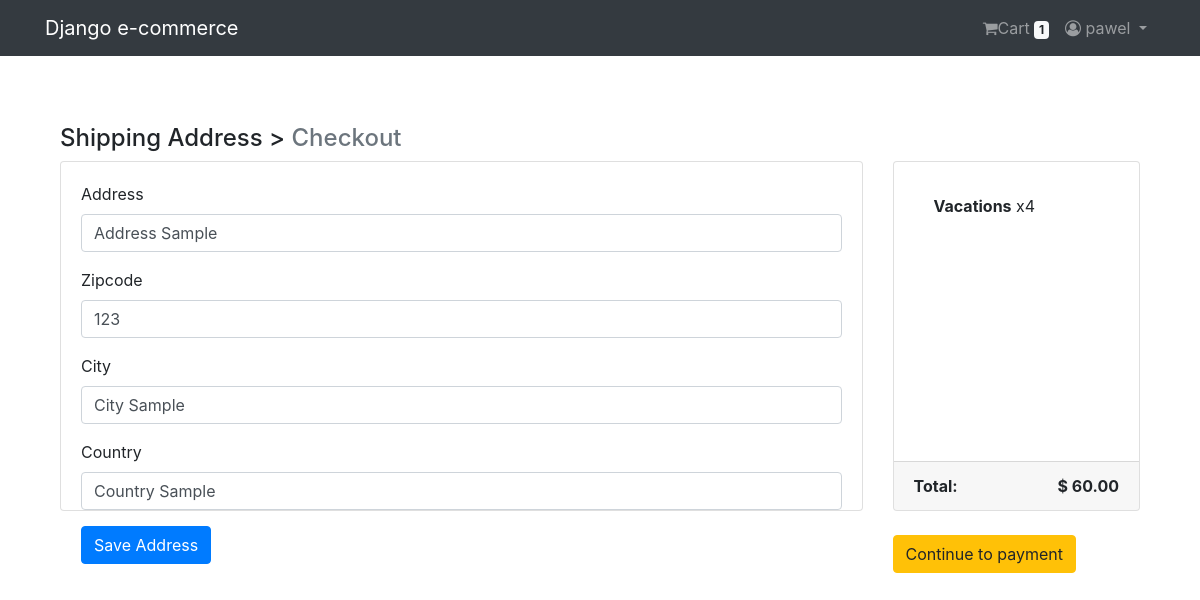
The app's page /payment/checkout/ (signed in) with its own data.
### Login_API/models.py (models this page shows, shortened)
class User(AbstractBaseUser, PermissionsMixin):
    email = models.EmailField(unique = True, null = False)
    is_staff = models.BooleanField(
        ugettext_lazy('Staff Status'),
        default = False,
        help_text = ugettext_lazy('Decides if the user is authorized to log in')
    )
    is_active = models.BooleanField(
        ugettext_lazy('Active'),
        default = True,
        help_text = ugettext_lazy('Decides if the user is active')
    )
    USERNAME_FIELD = 'email'
    objects = MyUserManager()

class Profile(models.Model):
    user = models.OneToOneField(User, on_delete = models.CASCADE, related_name = 'profile')
    username = models.CharField(max_length = 255, null = True, blank = True)
    full_name = models.CharField(max_length = 255, null = True, blank = True)
    address = models.TextField(max_length = 300, null = True, blank = True)
    city = models.CharField(max_length = 86, null = True, blank = True)
    zipcode = models.CharField(max_length = 6, null = True, blank = True)
    country = models.CharField(max_length = 60, null = True, blank = True)
    phone = models.CharField(max_length = 10, null = True, blank = True)
    date_joined = models.DateTimeField(auto_now_add = True)

### Order_API/models.py (models this page shows, shortened)
class Order(models.Model):
    orderitems = models.ManyToManyField(Cart)
    user = models.ForeignKey(settings.AUTH_USER_MODEL, on_delete = models.CASCADE)
    ordered = models.BooleanField(default = False)
    created = models.DateTimeField(auto_now_add = True)
    payment_id = models.CharField(max_length = 255, blank = True, null = True)
    order_id = models.CharField(max_length = 255, blank = True, null = True)
    def get_totals(self):
        total = 0
        for order_item in self.orderitems.all():
            total += float(order_item.get_total())
        return total

class Cart(models.Model):
    user = models.ForeignKey(settings.AUTH_USER_MODEL, on_delete = models.CASCADE, related_name = 'cart')
    item = models.ForeignKey(Product, on_delete = models.CASCADE)
    quantity = models.IntegerField(default = 1)
    purchased = models.BooleanField(default = False)
    created = models.DateTimeField(auto_now_add = True)
    updated = models.DateTimeField(auto_now = True)
    def get_total(self):
        total = self.item.price * self.quantity
        float_total = format(total, '0.2f')
        return float_total

### Paypent_API/models.py (models this page shows, shortened)
class BillingAddress(models.Model):
    user = models.ForeignKey(settings.AUTH_USER_MODEL, on_delete = models.CASCADE)
    address = models.CharField(max_length = 255, blank = True)
    zipcode = models.CharField(max_length = 10, blank = True)
    city = models.CharField(max_length = 100, blank = True)
    country = models.CharField(max_length = 40, blank = True)
    def is_fully_filled(self):
        fields_names = [f.name for f in self._meta.get_fields()]
        for field_name in fields_names:
            value = getattr(self, field_name)
            if value is None or value == '':
                return False
        return True
    class Meta:
        verbose_name_plural = "Billing Addresses"

### Shop_API/models.py (models this page shows, shortened)
class Product(models.Model):
    mainimage = models.ImageField(upload_to = 'Product')
    name = models.CharField(max_length = 255)
    category = models.ForeignKey(
        Category,
        on_delete = models.CASCADE,
        related_name = 'category'
    )
    preview_text = models.TextField(max_length = 200, verbose_name = 'Preview Text')
    details_text = models.TextField(max_length = 1000, verbose_name = 'Description')
    price = models.FloatField()
    old_price = models.FloatField(default = 0.00)
    created_time = models.DateTimeField(auto_now_add = True)
    class Meta:
        ordering = ['-created_time',]

### Paypent_API/views.py (the view, shortened to what this page needs)
# urls.py: path('checkout/', views.checkout, name = 'checkout'),
@login_required
def checkout(request):
    saved_address = BillingAddress.objects.get_or_create(user = request.user)
    saved_address = saved_address[0]
    form = BillingForm(instance = saved_address)
    order_qs = Order.objects.filter(user = request.user, ordered = False)
    order_items = order_qs[0].orderitems.all()
    order_total = order_qs[0].get_totals()
    return render(request, 'Payment_API/checkout.html', context = {
        'form' : form,
        'order_items' : order_items,
        'order_total' : order_total,
        'saved_address' : saved_address,
    })

### Paypent_API/forms.py
class BillingForm(forms.ModelForm):
    class Meta:
        model = BillingAddress
        fields = ('address', 'zipcode', 'city', 'country')

### Order_API/templatetags/cart_tag.py (called while the page is built)
@register.filter
def cart_total(user):
    order = Order.objects.filter(user = user, ordered = False)
    if order.exists():
        return order[0].orderitems.count()
    else:
        return 0

### templates/Payment_API/checkout.html (shortened to what this page needs)
{% extends 'base.html' %}
{% load crispy_forms_tags %}
{% block body_block %}
<div class="container mt-5">
  <h4 class="md-3">
    Shipping Address > <span class="text-muted">Checkout</span>
  </h4>
  <div class="row">
    <div class="col-md-9">
      <div class="card mb-5">
        <div class="card-body">
          <form method="POST">
            {{ form|crispy }}
            <button type="submit"class="btn btn-primary btn-md">Save Address</button>
          </form>
        </div>
      </div>
    </div>
    <div class="col-md-3">
      <div class="card">
        <div class="card-body">
          <ul class="list-group list-group-flush">
            {% for order_item in order_items %}
              <li class="list-group-item">
                <b>{{ order_item.item.name }}</b> x{{ order_item.quantity }}
              </li>
            {% endfor %}
          </ul>
        </div>
        <div class="card-footer">
          <span class="float-left"><b>Total:</b></span>
          <span class="float-right"><b>$ {{ order_total|floatformat:2 }}</b></span>
        </div>
      </div>
      {% if saved_address.is_fully_filled %}
        <br><a href="{% url 'Paypent_API:payment' %}" class="btn btn-warning btn-md">Continue to payment</a>
      {% endif %}
    </div>
  </div>
</div>
{% endblock %}

### templates/navbar.html (shortened to what this page needs)
{% load cart_tag %}
<nav class="navbar navbar-expand-lg navbar-dark bg-dark">
  <div class="container">
    <a class="navbar-brand" href="{% url 'Shop_API:home' %}">Django e-commerce</a>
    <div class="collapse navbar-collapse" id="navbarNav">
      <ul class="navbar-nav ml-auto">
        {% if request.user.is_authenticated %}
        <li class="nav-item" style="color: white;">
          <a class="nav-link" href="{% url 'Order_API:cart' %}"><i class="fa fa-shopping-cart" aria-hidden="true"></i>Cart
            <span class="badge badge-light">{{ request.user|cart_total }}</span>
          </a>
        </li>
        <li class="nav-item dropdown" style="color: white;">
          <a class="nav-link dropdown-toggle" href="#" id="navbarDropdown" role="button" data-toggle="dropdown" aria-hashpopup="true" aria-expanded="false">
            <i class="fa fa-user-circle-o"></i> {{ request.user.profile.username }}
          </a>
        </li>
        {% else %}
        <li class="nav-item">
          <a href="{% url 'Login_API:login' %}" class="btn btn-info btn-sm">Log In</a>
          <a href="{% url 'Login_API:signup' %}" class="btn btn-info btn-sm">Sign Up</a>
        </li>
        {% endif %}
      </ul>
    </div>
  </div>
</nav>

### templates/base.html (style rules this page uses)
.card { height: 350px; }

### records on screen
User: user|cart_total "1", user.profile.username "pawel"
BillingAddress: address "Address Sample", zipcode "123", city "City Sample", country "Country Sample"
Cart: item.name "Vacations", quantity "4"

### other values on screen
{{ order_total|floatformat:2 }} "60.00"
